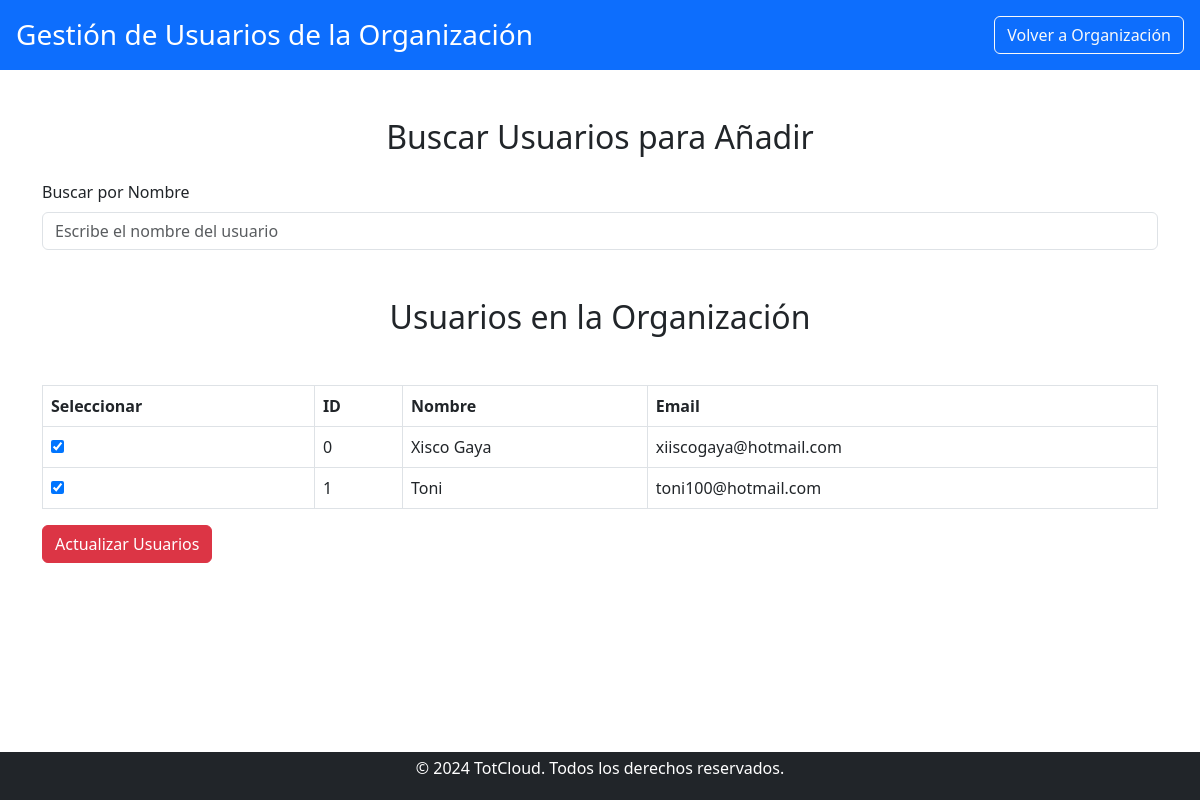
/usuario/organizaciones/añadir_usuarios/añadir_usuarios.php?idOrg=5 (signed in), run on the app's committed database.
### tables this page shows
CREATE TABLE `usuario` (
  `idUsuario` int(11) NOT NULL,
  `Nombre` varchar(100) NOT NULL,
  `Usuario` varchar(50) NOT NULL,
  `Email` varchar(100) NOT NULL,
  `Telefono` varchar(15) DEFAULT NULL,
  `Contraseña` varchar(255) NOT NULL,
  `Direccion` text DEFAULT NULL,
  `FechaRegistro` datetime DEFAULT current_timestamp()
);

### public/usuario/organizaciones/añadir_usuarios/añadir_usuarios.php (the view, shortened to what this page needs)
<?php
include '../../../../includes/db_connect.php';
$idOrganizacion = intval($_GET['idOrg']);
$query_users_in_org = "
    SELECT u.idUsuario, u.Nombre, u.Email
    FROM usuario u
    JOIN r_usuario_org ruo ON u.idUsuario = ruo.idUsuario
    WHERE ruo.idOrg = ?";
$stmt_users_in_org = $conn->prepare($query_users_in_org);
$stmt_users_in_org->bind_param('i', $idOrganizacion);
$stmt_users_in_org->execute();
$result_users_in_org = $stmt_users_in_org->get_result();
?>
<!DOCTYPE html>
<html lang="es">
<head>
    <link href="../../../css/estilos.css" rel="stylesheet">
    <link href="https://cdn.jsdelivr.net/npm/bootstrap@5.3.0/dist/css/bootstrap.min.css" rel="stylesheet">
</head>
<body>
    <header class="bg-primary text-white d-flex justify-content-between align-items-center p-3">
        <div>
            <h1 class="h3 mb-0">Gestión de Usuarios de la Organización</h1>
        </div>
        <div>
            <a href="../ver_organizacion.php?id=<?php echo $idOrganizacion; ?>" class="btn btn-outline-light">Volver a Organización</a>
        </div>
    </header>
    <main class="container my-5">
        <h2 class="text-center mb-4">Buscar Usuarios para Añadir</h2>
        <div class="mb-3">
            <label for="search" class="form-label">Buscar por Nombre</label>
            <input type="text" class="form-control" id="search" placeholder="Escribe el nombre del usuario">
        </div>
        <h2 class="text-center my-5">Usuarios en la Organización</h2>
        <form id="updateUsersForm">
            <table class="table table-bordered">
                <thead>
                    <tr>
                        <th>Seleccionar</th>
                        <th>ID</th>
                        <th>Nombre</th>
                        <th>Email</th>
                    </tr>
                </thead>
                <tbody>
                    <?php while ($user = $result_users_in_org->fetch_assoc()): ?>
                        <tr>
                            <td>
                                <input type="checkbox" name="usuarios[]" value="<?php echo $user['idUsuario']; ?>" checked>
                            </td>
                            <td><?php echo htmlspecialchars($user['idUsuario']); ?></td>
                            <td><?php echo htmlspecialchars($user['Nombre']); ?></td>
                            <td><?php echo htmlspecialchars($user['Email']); ?></td>
                        </tr>
                    <?php endwhile; ?>
                </tbody>
            </table>
            <button type="submit" class="btn btn-danger">Actualizar Usuarios</button>
        </form>
    </main>
    <?php include '../../../../includes/footer.php'; ?>
</body>
</html>

### public/css/estilos.css (style rules this page uses)
body { display: flex; flex-direction: column; min-height: 100vh; margin: 0; }
main { flex: 1; }
header { background-color: #007bff; color: white; padding: 1rem 0; text-align: center; }

### data on the page
usuario: idUsuario "0", Nombre "Xisco Gaya", Email "xiiscogaya@hotmail.com"
usuario: idUsuario "1", Nombre "Toni", Email "toni100@hotmail.com"
